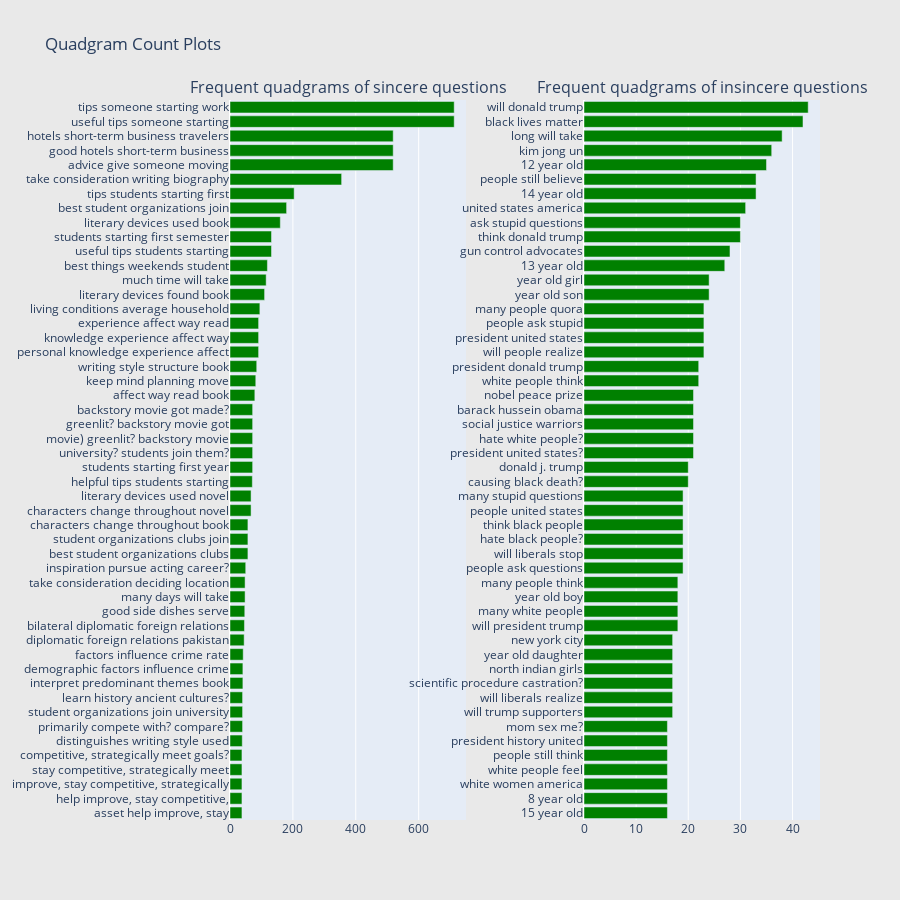

This figure's notebook cell:
### Code cell
# similarly quadgrams could be plotted using the same code just by modyfying the n_gram function and setting it to 4
freq_dict = defaultdict(int)
for sent in train0_df["question_text"]:
    for word in generate_ngrams(sent,4):
        freq_dict[word] += 1
fd_sorted = pd.DataFrame(sorted(freq_dict.items(), key=lambda x: x[1])[::-1])
fd_sorted.columns = ["word", "wordcount"]
trace0 = horizontal_bar_chart(fd_sorted.head(50), 'green')


freq_dict = defaultdict(int)
for sent in train1_df["question_text"]:
    for word in generate_ngrams(sent,3):
        freq_dict[word] += 1
fd_sorted = pd.DataFrame(sorted(freq_dict.items(), key=lambda x: x[1])[::-1])
fd_sorted.columns = ["word", "wordcount"]
trace1 = horizontal_bar_chart(fd_sorted.head(50), 'green')

# Creating two subplots
fig = tools.make_subplots(rows=1, cols=2, vertical_spacing=0.04, horizontal_spacing=0.2,
                          subplot_titles=["Frequent quadgrams of sincere questions", 
                                          "Frequent quadgrams of insincere questions"])
fig.append_trace(trace0, 1, 1)
fig.append_trace(trace1, 1, 2)
fig['layout'].update(height=900, width=900, paper_bgcolor='rgb(233,233,233)', title="Quadgram Count Plots")
py.iplot(fig, filename='word-plots')

### Figure 1 — Plotly figure (JSON) as saved in the notebook; plotly's stock layout.template omitted (floating-point values rounded to 4 significant figures)
{"data": [{"marker": {"color": "green"}, "orientation": "h", "showlegend": false, "type": "bar", "x": [38, 38, 38, 38, 38, 39, 40, 40, 40, 41, 41, 42, 45, 46, 47, 48, 48, 50, 57, 57, 57, 67, 67, 71, 72, 72, 72, 72, 72, 79, 82, 85, 91, 91, 91, 95, 110, 115, 119, 132, 132, 160, 180, 204, 355, 519, 519, 519, 713, 713], "xaxis": "x", "y": ["asset help improve, stay", "help improve, stay competitive,", "improve, stay competitive, strategically", "stay competitive, strategically meet", "competitive, strategically meet goals?", "distinguishes writing style used", "primarily compete with? compare?", "student organizations join university", "learn history ancient cultures?", "interpret predominant themes book", "demographic factors influence crime", "factors influence crime rate", "diplomatic foreign relations pakistan", "bilateral diplomatic foreign relations", "good side dishes serve", "many days will take", "take consideration deciding location", "inspiration pursue acting career?", "best student organizations clubs", "student organizations clubs join", "characters change throughout book", "characters change throughout novel", "literary devices used novel", "helpful tips students starting", "students starting first year", "university? students join them?", "movie) greenlit? backstory movie", "greenlit? backstory movie got", "backstory movie got made?", "affect way read book", "keep mind planning move", "writing style structure book", "personal knowledge experience affect", "knowledge experience affect way", "experience affect way read", "living conditions average household", "literary devices found book", "much time will take", "best things weekends student", "useful tips students starting", "students starting first semester", "literary devices used book", "best student organizations join", "tips students starting first", "take consideration writing biography", "advice give someone moving", "good hotels short-term business", "hotels short-term business travelers", "useful tips someone starting", "tips someone starting work"], "yaxis": "y"}, {"marker": {"color": "green"}, "orientation": "h", "showlegend": false, "type": "bar", "x": [16, 16, 16, 16, 16, 16, 16, 17, 17, 17, 17, 17, 17, 18, 18, 18, 18, 19, 19, 19, 19, 19, 19, 20, 20, 21, 21, 21, 21, 21, 22, 22, 23, 23, 23, 23, 24, 24, 27, 28, 30, 30, 31, 33, 33, 35, 36, 38, 42, 43], "xaxis": "x2", "y": ["15 year old", "8 year old", "white women america", "white people feel", "people still think", "president history united", "mom sex me?", "will trump supporters", "will liberals realize", "scientific procedure castration?", "north indian girls", "year old daughter", "new york city", "will president trump", "many white people", "year old boy", "many people think", "people ask questions", "will liberals stop", "hate black people?", "think black people", "people united states", "many stupid questions", "causing black death?", "donald j. trump", "president united states?", "hate white people?", "social justice warriors", "barack hussein obama", "nobel peace prize", "white people think", "president donald trump", "will people realize", "president united states", "people ask stupid", "many people quora", "year old son", "year old girl", "13 year old", "gun control advocates", "think donald trump", "ask stupid questions", "united states america", "14 year old", "people still believe", "12 year old", "kim jong un", "long will take", "black lives matter", "will donald trump"], "yaxis": "y2"}], "layout": {"annotations": [{"font": {"size": 16}, "showarrow": false, "text": "Frequent quadgrams of sincere questions", "x": 0.2, "xanchor": "center", "xref": "paper", "y": 1, "yanchor": "bottom", "yref": "paper"}, {"font": {"size": 16}, "showarrow": false, "text": "Frequent quadgrams of insincere questions", "x": 0.8, "xanchor": "center", "xref": "paper", "y": 1, "yanchor": "bottom", "yref": "paper"}], "height": 900, "paper_bgcolor": "rgb(233,233,233)", "title": {"text": "Quadgram Count Plots"}, "width": 900, "xaxis": {"anchor": "y", "autorange": true, "domain": [0, 0.4], "range": [0, 750.5], "type": "linear"}, "xaxis2": {"anchor": "y2", "autorange": true, "domain": [0.6, 1], "range": [0, 45.26], "type": "linear"}, "yaxis": {"anchor": "x", "autorange": true, "domain": [0, 1], "range": [-0.5, 49.5], "type": "category"}, "yaxis2": {"anchor": "x2", "autorange": true, "domain": [0, 1], "range": [-0.5, 49.5], "type": "category"}}}
